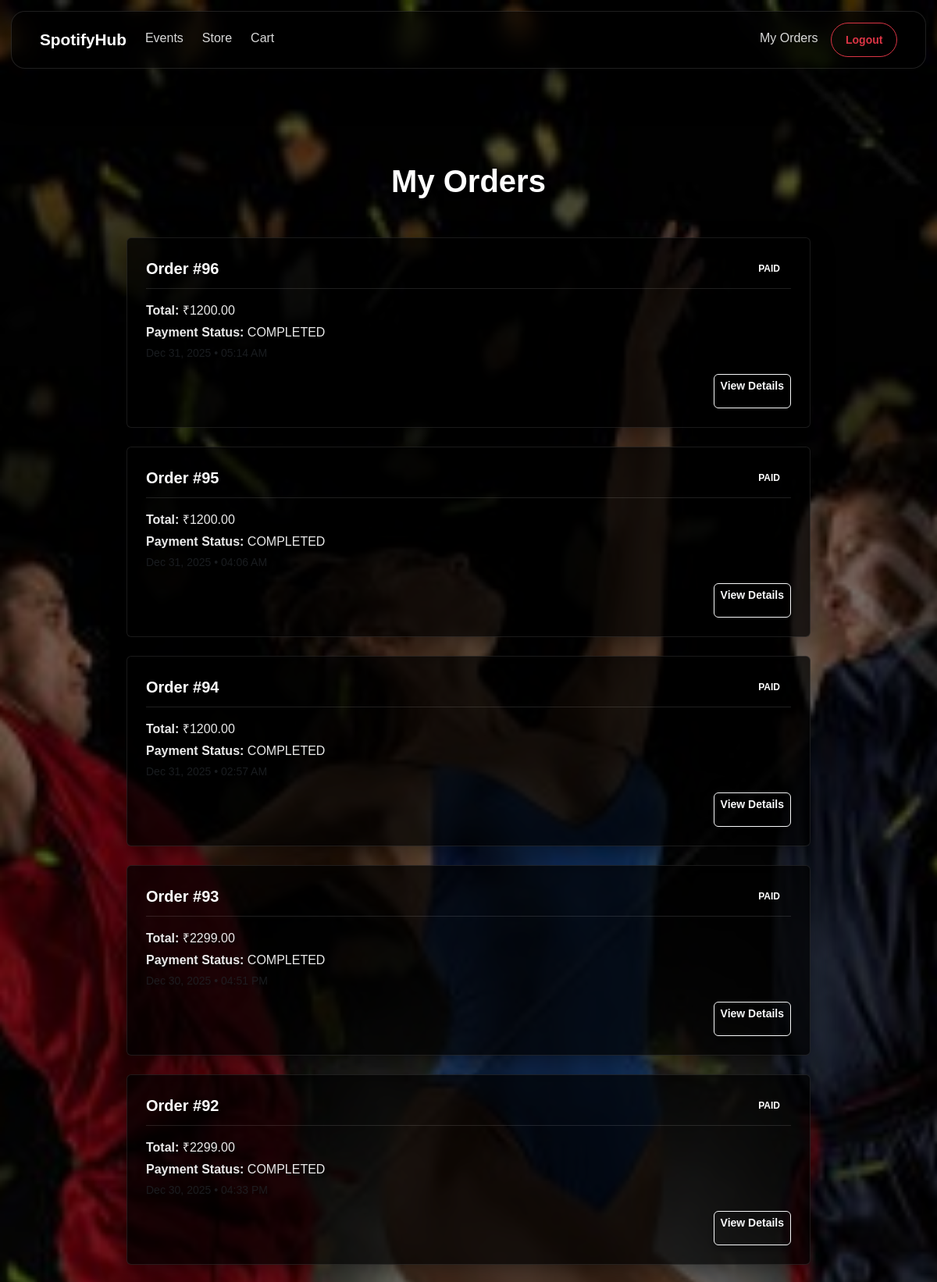
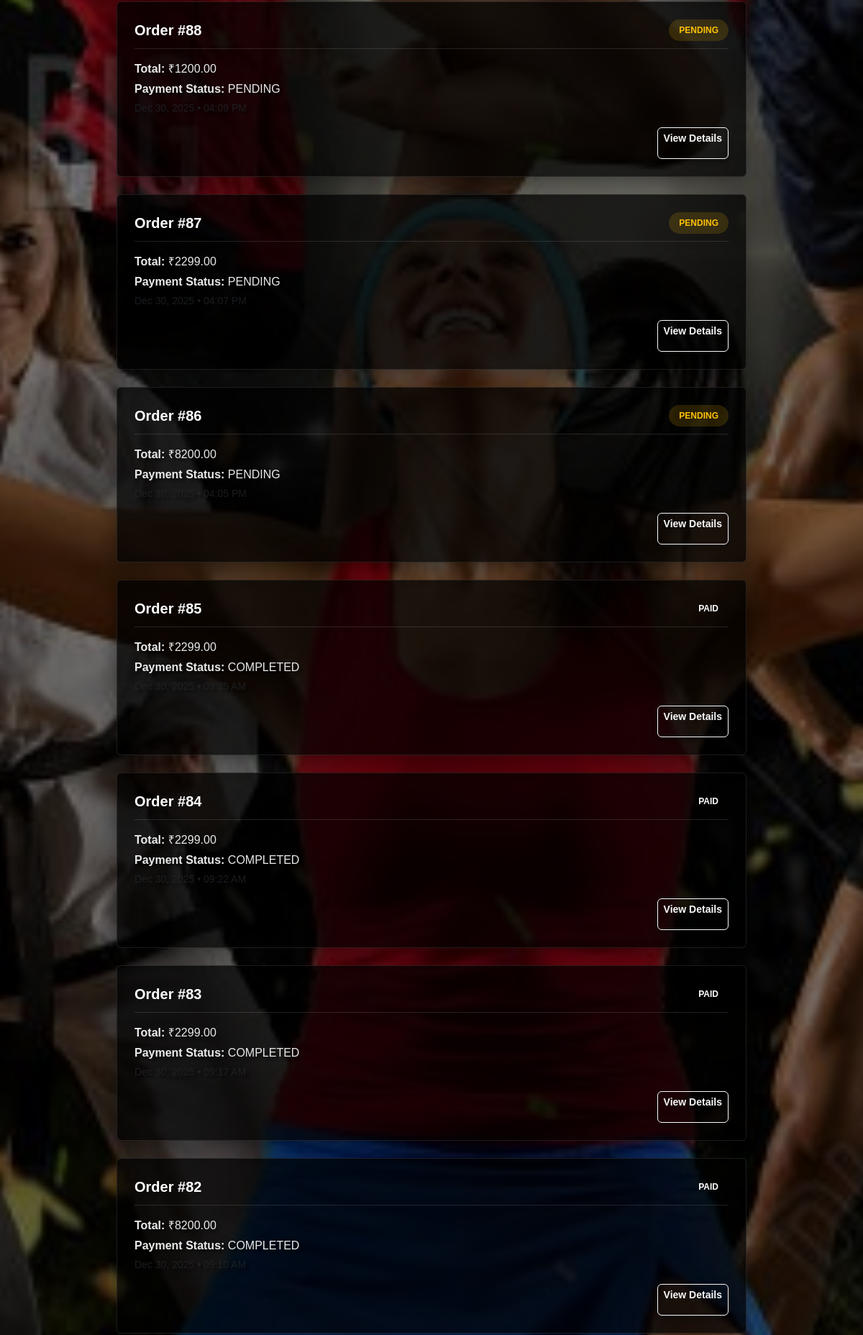
/store/my-orders/ (signed in, upper part), run on the app's committed database (2 pictures, top to bottom).
### store/models.py (models this page shows, shortened)
class Order(models.Model):
    ORDER_STATUS_CHOICES = [
        ("PENDING", "Pending"),
        ("PROCESSING", "Processing"),
        ("SHIPPED", "Shipped"),
        ("DELIVERED", "Delivered"),
        ("CANCELLED", "Cancelled"),
    ]
    PAYMENT_STATUS_CHOICES = [
        ("PENDING", "Pending"),
        ("COMPLETED", "Completed"),
        ("FAILED", "Failed"),
    ]
    user = models.ForeignKey(
        User,
        on_delete=models.CASCADE,
        related_name="orders"
    )
    address = models.ForeignKey(
        Address,
        on_delete=models.SET_NULL,
        null=True,
        blank=True,
        related_name="orders"
    )
    created_at = models.DateTimeField(auto_now_add=True)
    order_status = models.CharField(
        max_length=20,
        choices=ORDER_STATUS_CHOICES,
        default="PENDING"
    )
    payment_status = models.CharField(
        max_length=20,
        choices=PAYMENT_STATUS_CHOICES,
        default="PENDING"
    )
    total_amount = models.DecimalField(
        max_digits=10,
        decimal_places=2,
        default=Decimal("0.00")
    )
    payment_gateway_order_id = models.CharField(
        max_length=100,
        blank=True,
        null=True,
        db_index=True
    )
    payment_id = models.CharField(
        max_length=100,
        blank=True,
        null=True
    )
    delivered_at = models.DateTimeField(
        null=True,
        blank=True
    )

### store/views.py (the view)
# urls.py: path("my-orders/", views.my_orders, name="my_orders"),
@login_required
def my_orders(request):
    orders = (
        Order.objects
        .filter(user=request.user)
        .prefetch_related("items")
        .order_by("-created_at")
    )
    return render(request, "store/my_orders.html", {"orders": orders})

### templates/store/my_orders.html (shortened to what this page needs)
{% extends "base.html" %}
{% load static %}
{% block content %}
<div class="container my-5" style="max-width: 900px;">
    <h1 class="text-center mb-5 fw-bold">My Orders</h1>
    {% if orders %}
        <div class="order-list">
            {% for order in orders %}
                <div class="order-card mb-4 p-4 rounded">
                    <div class="order-header d-flex justify-content-between align-items-center">
                        <h5 class="mb-0">
                            Order #{{ order.id }}
                        </h5>
                        {% if order.payment_status == "COMPLETED" %}
                            <span class="order-status completed">PAID</span>
                        {% else %}
                            <span class="order-status pending">PENDING</span>
                        {% endif %}
                    </div>
                    <div class="order-body mt-3">
                        <p class="mb-1">
                            <strong>Total:</strong>
                            ₹{{ order.total_amount|floatformat:2 }}
                        </p>
                        <p class="mb-1">
                            <strong>Payment Status:</strong>
                            {{ order.payment_status }}
                        </p>
                        <p class="mb-0 text-muted small">
                            {{ order.created_at|date:"M d, Y • h:i A" }}
                        </p>
                    </div>
                    <div class="order-footer mt-3">
                        <a href="{% url 'store:order_confirmation' order.id %}"
                           class="btn btn-outline-light btn-sm">
                            View Details
                        </a>
                    </div>
                </div>
            {% endfor %}
        </div>
    {% else %}
        <div class="alert alert-warning text-center">
            You have not placed any orders yet.
        </div>
    {% endif %}
</div>
{% endblock %}

### static/css/style.css (style rules this page uses)
* { box-sizing: border-box; }
body { font-family: Arial, sans-serif; color: #fff; min-height: 100vh; margin: 0; padding-top: 120px; background-image: url("../images/bg.jpg"); background-repeat: no-repeat; background-position: center top; background-size: cover; background-attachment: fixed; }
body::before { content: ""; position: fixed; inset: 0; background-image: url("../images/bg.jpg"); background-size: cover; background-position: center top; background-repeat: no-repeat; filter: brightness(0.45); contrast: 1.05; z-index: -1; }
h1, h2, h3, h4, p, .lead { color: #ffffff; text-shadow: 4px 4px 4px rgba(0,0,0,0.7); }
.btn { font-weight: 600; border-radius: 6px; box-shadow: 0 4px 10px rgba(0,0,0,0.4); transition: transform 0.2s ease; }
.btn { transition: transform 0.2s ease, box-shadow 0.2s ease; }
button, a { min-height: 44px; }
.order-card { background: rgba(0, 0, 0, 0.75); border-radius: 16px; padding: 20px 24px; box-shadow: 0 12px 30px rgba(0, 0, 0, 0.4); border: 1px solid rgba(255,255,255,0.08); transition: transform 0.2s ease, box-shadow 0.2s ease; }
.order-header { border-bottom: 1px solid rgba(255,255,255,0.12); padding-bottom: 10px; }
.order-header h5 { color: #fff; font-weight: 600; }
.order-body p { color: #eaeaea; }
.order-status { padding: 6px 14px; border-radius: 20px; font-size: 12px; font-weight: 600; text-transform: uppercase; }
.order-status.pending { background: rgba(255, 193, 7, 0.15); color: #ffc107; }
.order-footer { text-align: right; }
.order-card { background: rgba(0, 0, 0, 0.75); border-radius: 18px; padding: 25px; border: 1px solid rgba(255,255,255,0.1); box-shadow: 0 12px 30px rgba(0,0,0,0.45); color: #fff; }

### data on the page
Order: id "96", shows "PAID", total_amount "1200.00", payment_status "COMPLETED", created_at "Dec 31, 2025 • 05:14 AM"
Order: id "95", shows "PAID", total_amount "1200.00", payment_status "COMPLETED", created_at "Dec 31, 2025 • 04:06 AM"
Order: id "94", shows "PAID", total_amount "1200.00", payment_status "COMPLETED", created_at "Dec 31, 2025 • 02:57 AM"
Order: id "93", shows "PAID", total_amount "2299.00", payment_status "COMPLETED", created_at "Dec 30, 2025 • 04:51 PM"
Order: id "92", shows "PAID", total_amount "2299.00", payment_status "COMPLETED", created_at "Dec 30, 2025 • 04:33 PM"
Order: id "88", shows "PENDING", total_amount "1200.00", payment_status "PENDING", created_at "Dec 30, 2025 • 04:09 PM"
Order: id "87", shows "PENDING", total_amount "2299.00", payment_status "PENDING", created_at "Dec 30, 2025 • 04:07 PM"
Order: id "86", shows "PENDING", total_amount "8200.00", payment_status "PENDING", created_at "Dec 30, 2025 • 04:05 PM"
Order: id "85", shows "PAID", total_amount "2299.00", payment_status "COMPLETED", created_at "Dec 30, 2025 • 09:35 AM"
Order: id "84", shows "PAID", total_amount "2299.00", payment_status "COMPLETED", created_at "Dec 30, 2025 • 09:22 AM"
Order: id "83", shows "PAID", total_amount "2299.00", payment_status "COMPLETED", created_at "Dec 30, 2025 • 09:17 AM"
Order: id "82", shows "PAID", total_amount "8200.00", payment_status "COMPLETED", created_at "Dec 30, 2025 • 09:10 AM"
